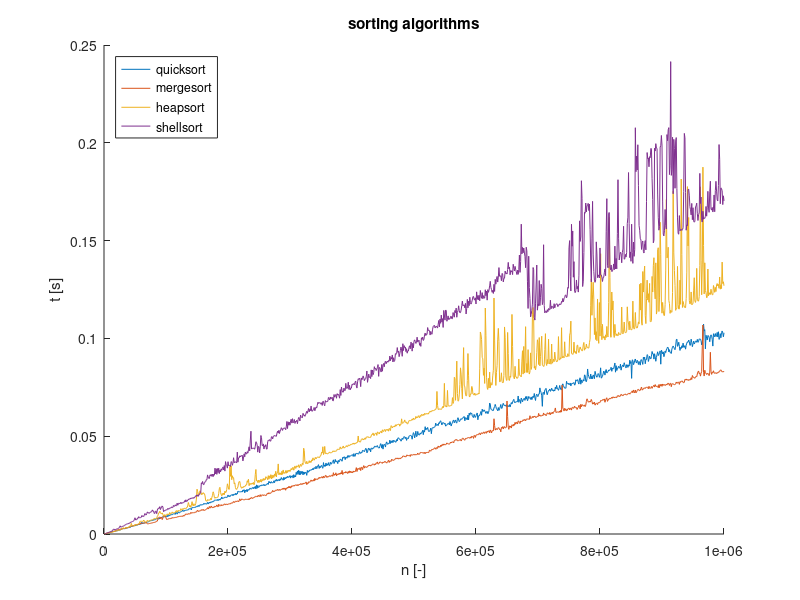

MATLAB code to generate this figure:
clear;clc;close all;

fid=fopen('quicksort.txt');
data=textscan(fid,'%d %f');
fclose(fid);
x=data{1};
quicksort_y=data{2};

fid=fopen('mergesort.txt');
data=textscan(fid,'%d %f')
fclose(fid);
mergesort_y=data{2};

fid=fopen('heapsort.txt');
data=textscan(fid,'%d %f');
fclose(fid);
heapsort_y=data{2};

fid=fopen('shellsort.txt');
data=textscan(fid,'%d %f');
fclose(fid);
shellsort_y=data{2};

figure;
title('sorting algorithms');
xlabel('n [-]');
ylabel('t [s]');
hold on;
plot(x,quicksort_y);
plot(x,mergesort_y);
plot(x,heapsort_y);
plot(x,shellsort_y);
legend('quicksort','mergesort','heapsort','shellsort','Location','northwest');
hold off;